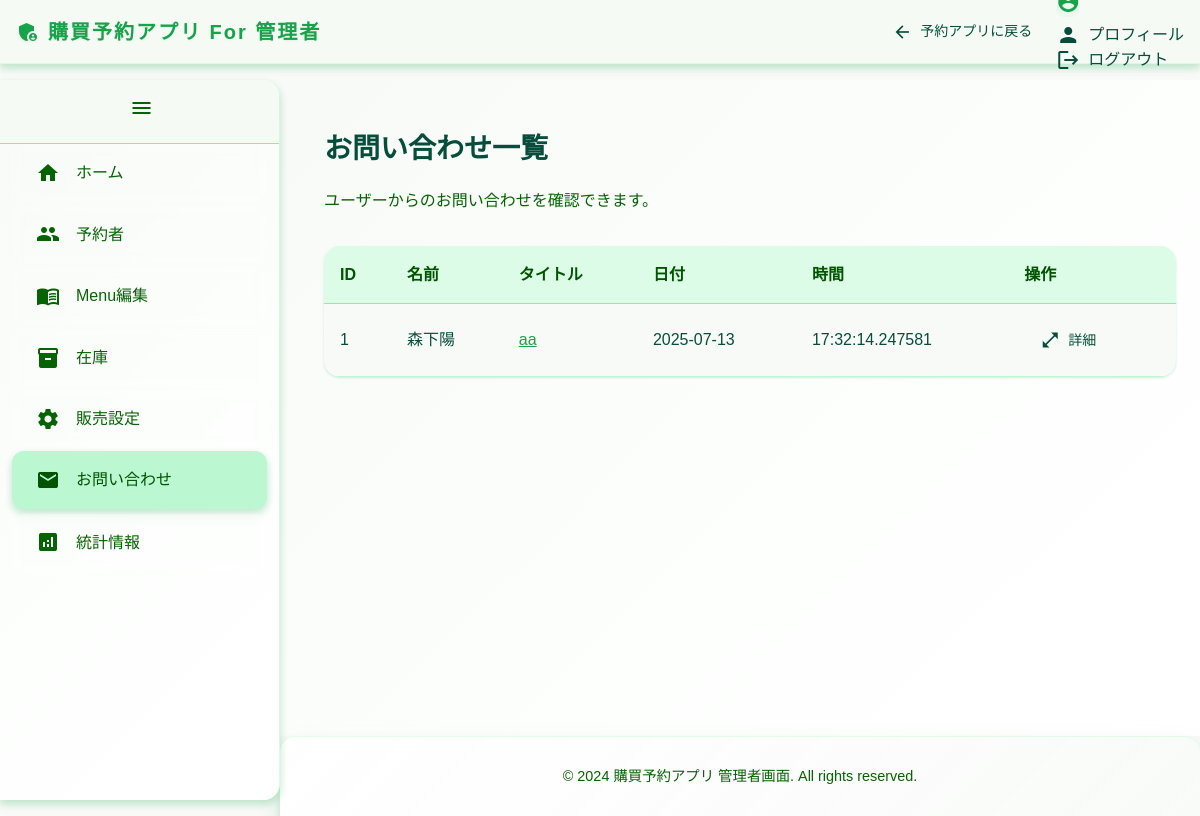
The app's page /admin/contact_list (signed in) with its own data.
### kobuy_app/models/models.py (models this page shows, shortened)
class Contact(db.Model):
    __tablename__ = 'contact'
    id = db.Column(db.Integer, primary_key=True)
    user_id = db.Column(db.Integer, db.ForeignKey('user.id'), nullable=False)
    title = db.Column(db.String(255), nullable=False)
    content = db.Column(db.String(255), nullable=False)
    contact_day = db.Column(db.Date, default=datetime.datetime.now().date)
    contact_time = db.Column(db.Time, default=datetime.datetime.now().time)
    user = db.relationship('User', backref='contact')

class User(UserMixin, db.Model):
    __tablename__ = 'user'
    id = db.Column(db.Integer, primary_key=True)
    lastname = db.Column(db.String, nullable=False)
    firstname = db.Column(db.String, nullable=False)
    email = db.Column(db.String, nullable=False, unique=True)
    grade = db.Column(db.Integer, nullable=False)
    cls = db.Column(db.Integer, nullable=False)
    num = db.Column(db.Integer, nullable=False)
    password_hash = db.Column(db.String, nullable=False)
    roles = db.relationship('Role', secondary=roles_users, backref=db.backref('users', lazy='dynamic'))
    def has_role(self, role_name):
        return role_name in [role.name for role in self.roles]

### kobuy_app/views.py (the view)
@app.route("/admin/contact_list")
@login_required
@admin_required
def contact_view():
    data = current_webdata("お問い合わせ一覧")
    contacts = Contact.query.all()
    return render_template("admin/contact_list.html", data = data, contacts = contacts)

### kobuy_app/__init__.py (called while the page is built)
@login_manager.user_loader
def load_user(user_id):
    return User.query.get(int(user_id))

def admin_required(f):
    @wraps(f)
    def decorated_function(*args, **kwargs):
        if not current_user.is_authenticated or not current_user.has_role("admin"):
            flash("permission denied", "error")
            return redirect("/")
        return f(*args, **kwargs)
    return decorated_function

def login_required(func):
    @wraps(func)
    def decorated_view(*args, **kwargs):
        if request.method in EXEMPT_METHODS or current_app.config.get("LOGIN_DISABLED"):
            pass
        elif not current_user.is_authenticated:
            flash("このページにアクセスするにはログインしてください", "error")
            return current_app.login_manager.unauthorized()
        if callable(getattr(current_app, "ensure_sync", None)):
            return current_app.ensure_sync(func)(*args, **kwargs)
        return func(*args, **kwargs)
    return decorated_view

### kobuy_app/models/models.py (called while the page is built)
    def __repr__(self):
        return f'<Role {self.name}>'

### kobuy_app/views.py (called while the page is built, shortened)
def current_webdata(webtitle: str) -> dict:
    if current_user.is_authenticated:
        data = {
            "webtitle": webtitle,
            "current_user_id": current_user.id,
            "current_user_email": current_user.email,
            "current_user_lastname": current_user.lastname,
            "current_user_firstname": current_user.firstname,
            "current_user_grade": current_user.grade,
            "current_user_cls": current_user.cls,
            "current_user_num": current_user.num,
            "role": str(current_user.roles)
        }
    return data

### kobuy_app/templates/admin/contact_list.html (shortened to what this page needs)
{% extends "admin_layout.html" %}
{% block content %}
<div class="contact-list-container">
    <div class="page-header">
        <h2>お問い合わせ一覧</h2>
        <p class="page-description">
            ユーザーからのお問い合わせを確認できます。
        </p>
    </div>
    <div class="table-container">
        <table class="table">
            <thead>
                <tr>
                    <th>ID</th>
                    <th>名前</th>
                    <th>タイトル</th>
                    <th>日付</th>
                    <th>時間</th>
                    <th>操作</th>
                </tr>
            </thead>
            <tbody>
                {% for contact in contacts %}
                <tr data-contact-id="{{ contact.id }}">
                    <td>{{ contact.id }}</td>
                    <td>{{ contact.user.lastname }}{{ contact.user.firstname }}</td>
                    <td>
                        <button class="contact-btn" onclick="showContactDetail({{ contact.id }})">
                            {{ contact.title }}
                        </button>
                    </td>
                    <td>{{ contact.contact_day }}</td>
                    <td>{{ contact.contact_time }}</td>
                    <td>
                        <div class="action-buttons">
                            <md-filled-tonal-button onclick="showContactDetail({{ contact.id }})" class="action-btn">
                                <span slot="icon" class="material-icons">open_in_full</span>
                                詳細
                            </md-filled-tonal-button>
                        </div>
                    </td>
                </tr>
                {% endfor %}
            </tbody>
        </table>
    </div>
</div>
{% endblock content %}

### kobuy_app/templates/admin/contact_list.html (style rules this page uses)
.contact-list-container { padding: var(--spacing-lg); }
.page-header { margin-bottom: var(--spacing-xl); }
.page-header h2 { font-size: 28px; font-weight: 600; color: var(--md-sys-color-on-surface); margin-bottom: var(--spacing-sm); }
.page-description { color: var(--md-sys-color-on-surface-variant); margin-bottom: var(--spacing-lg); }
.table-container { background: var(--md-sys-color-surface-container); border-radius: var(--border-radius-lg); overflow: hidden; box-shadow: var(--shadow-sm); }
.contact-btn { background: none; border: none; color: var(--md-sys-color-primary); text-decoration: underline; cursor: pointer; padding: 0; font-size: inherit; font-family: inherit; }
.action-buttons { display: flex; gap: var(--spacing-xs); flex-wrap: wrap; }
.action-btn { font-size: 12px; height: 32px; padding: 0 var(--spacing-sm); }

### records on screen
Contact: id "1", user.lastname "森下", user.firstname "陽", title "aa", contact_day "2025-07-13", contact_time "17:32:14.247581"
